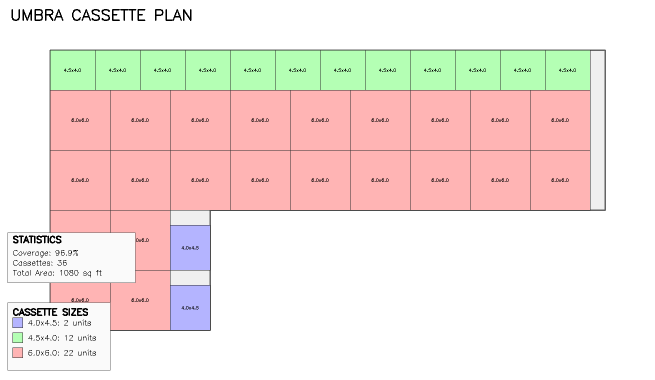
#> input picture --hundred/cassette_layout_hundred.png, 1310 x 760 px (shown at 1/2 size)
$ python run_cassette_system.py
#> lines starting #> are read from the running program, lines starting #| are printed output that depends on the picture; after the words box and inside, x2 and y2 are one past the last pixel; in counts of white or black regions, pixels touching at a corner belong together
#> the answer given: --hundred/cassette_layout_hundred.png
### enhanced_binary_converter.py
#!/usr/bin/env python3
"""
Enhanced Binary Converter
=========================
Converts floor plan images to binary format where green areas (indoor space)
become white and everything else becomes black.
"""

import cv2
import numpy as np
from typing import Tuple, Optional
import logging

logging.basicConfig(level=logging.INFO)
logger = logging.getLogger(__name__)


class EnhancedBinaryConverter:
    """Converts floor plans to binary images for edge detection."""

    def __init__(self):
        """Initialize converter with HSV range for green detection."""
        # HSV range for green areas in floor plans
        self.lower_green = np.array([40, 40, 40])
        self.upper_green = np.array([80, 255, 255])

    def convert_to_binary(self, image_path: str) -> Optional[np.ndarray]:
        """
        Convert floor plan to binary image.

        Args:
            image_path: Path to floor plan image

        Returns:
            Binary image where white=indoor, black=outdoor, or None if error
        """
#> called with image_path = '--hundred/cassette_layout_hundred.png'
        # Load image
        image = cv2.imread(image_path)
#> image is the input picture: shape (760, 1310, 3); mean B, G, R 221.5, 226.8, 242.1
        if image is None:
            logger.error(f"Cannot load image: {image_path}")
            return None

        h, w = image.shape[:2]
        logger.info(f"Processing image: {w}x{h} pixels")

        # Convert to HSV for better color detection
        hsv = cv2.cvtColor(image, cv2.COLOR_BGR2HSV)
#> hsv: shape (760, 1310, 3); mean H, S, V 6.8, 29, 249.4

        # Extract green areas
        green_mask = cv2.inRange(hsv, self.lower_green, self.upper_green)
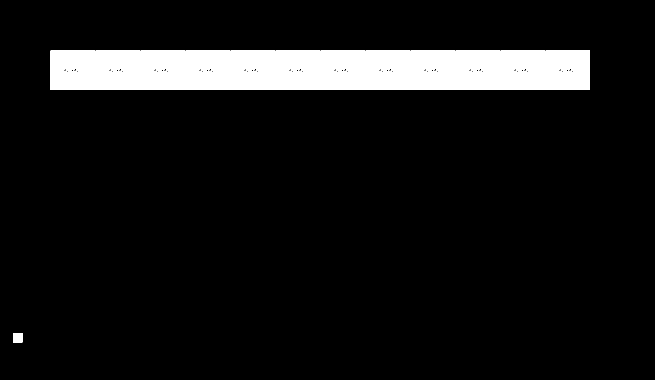
#> green_mask: shape (760, 1310) (shown at 1/2 size); 8.4% white; 13 white regions, largest, box (x1, y1, x2, y2) and area: (101, 101, 190, 180) 6954, (191, 101, 280, 180) 6954, (281, 101, 370, 180) 6954

        # Apply morphological operations to clean up
        green_mask = self._clean_binary_image(green_mask)

        logger.info(f"Binary conversion complete")
        return green_mask

    def _clean_binary_image(self, binary: np.ndarray) -> np.ndarray:
        """
        Clean binary image using morphological operations.

        Args:
            binary: Raw binary image

        Returns:
            Cleaned binary image
        """
        # Define kernel for morphological operations
        kernel = np.ones((5, 5), np.uint8)

        # Closing: fill small gaps and holes
        binary = cv2.morphologyEx(binary, cv2.MORPH_CLOSE, kernel)
#> binary: shape (760, 1310); 8.6% white; 2 white regions

        # Opening: remove small noise
        binary = cv2.morphologyEx(binary, cv2.MORPH_OPEN, kernel)

        return binary

    # [23 lines left out: function get_green_area_bounds, not called in this run]

    def save_binary(self, binary: np.ndarray, output_path: str):
        """
        Save binary image to file.

        Args:
            binary: Binary image to save
            output_path: Path to save image
        """
        cv2.imwrite(output_path, binary)
        logger.info(f"Binary image saved to: {output_path}")

### cardinal_edge_detector.py
#!/usr/bin/env python3
"""
Cardinal Edge Detector
======================
Classifies edges as cardinal directions (N/S/E/W) for perfect polygon closure.
Buildings have right angles - we should respect that.
"""

import cv2
import numpy as np
from typing import List, Tuple, Dict
import logging
import math

logging.basicConfig(level=logging.INFO)
logger = logging.getLogger(__name__)


class CardinalEdge:
    """Edge with cardinal direction classification."""

    def __init__(self, start: Tuple[int, int], end: Tuple[int, int]):
        """
        Initialize edge and determine cardinal direction.

        Args:
            start: (x, y) starting point in pixels
            end: (x, y) ending point in pixels
        """
        self.start = start
        self.end = end
        self.pixel_length = self._calculate_pixel_length()
        self.cardinal_direction = self._determine_cardinal_direction()
        self.measurement = None  # To be filled by user

    def _calculate_pixel_length(self) -> float:
        """Calculate edge length in pixels."""
        dx = self.end[0] - self.start[0]
        dy = self.end[1] - self.start[1]
        return math.sqrt(dx * dx + dy * dy)

    def _determine_cardinal_direction(self) -> str:
        """
        Determine cardinal direction (N/S/E/W) of edge.

        Returns:
            'E' for East (right), 'W' for West (left),
            'S' for South (down), 'N' for North (up)
        """
        dx = self.end[0] - self.start[0]
        dy = self.end[1] - self.start[1]

        # Calculate angle from horizontal
        angle_rad = math.atan2(dy, dx)
        angle_deg = math.degrees(angle_rad)

        # Normalize to 0-360
        if angle_deg < 0:
            angle_deg += 360

        # Classify into cardinal directions with 45-degree tolerance
        # East: -45 to 45 degrees
        if -45 <= angle_deg <= 45 or angle_deg >= 315:
            return 'E'
        # South: 45 to 135 degrees (down in image coordinates)
        elif 45 < angle_deg <= 135:
            return 'S'
        # West: 135 to 225 degrees
        elif 135 < angle_deg <= 225:
            return 'W'
        # North: 225 to 315 degrees (up in image coordinates)
        else:
            return 'N'

    # [9 lines left out: function to_dict, not called in this run]


class CardinalEdgeDetector:
    """Detects edges and classifies them as cardinal directions."""

    def __init__(self, simplification_epsilon: float = 5.0):
        """
        Initialize detector.

        Args:
            simplification_epsilon: Douglas-Peucker epsilon for simplification
        """
        self.simplification_epsilon = simplification_epsilon
        self.edges = []
        self.simplified_contour = None

    def detect_cardinal_edges(self, binary_image: np.ndarray) -> List[CardinalEdge]:
        """
        Detect edges and classify as cardinal directions.

        Args:
            binary_image: Binary image (white=indoor, black=outdoor)

        Returns:
            List of CardinalEdge objects ordered clockwise
        """
        # Find contours
        contours, _ = cv2.findContours(
            binary_image,
            cv2.RETR_EXTERNAL,
            cv2.CHAIN_APPROX_SIMPLE
        )
#> contours = 2 contours; box (x1, y1, x2, y2) and area: (101, 101, 1180, 180) 84084, (26, 666, 45, 685) 324

        if not contours:
            logger.warning("No contours found in binary image")
            return []

        # Get largest contour (main building)
        main_contour = max(contours, key=cv2.contourArea)
#> main_contour = [[101, 101], [101, 179], [1179, 179], [1179, 101]]
        logger.info(f"Main contour has {len(main_contour)} points")

        # Simplify contour
        epsilon = self.simplification_epsilon
        self.simplified_contour = cv2.approxPolyDP(main_contour, epsilon, True)
#> self.simplified_contour = [[101, 101], [101, 179], [1179, 179], [1179, 101]]
        logger.info(f"Simplified to {len(self.simplified_contour)} points")

        # Extract cardinal edges
        self.edges = self._extract_cardinal_edges(self.simplified_contour)

        # Ensure clockwise ordering
        self.edges = self._ensure_clockwise(self.edges)

        # Merge consecutive edges with same direction
        self.edges = self._merge_same_direction_edges(self.edges)

        logger.info(f"Final edge count: {len(self.edges)} cardinal edges")

        return self.edges

    def _extract_cardinal_edges(self, contour: np.ndarray) -> List[CardinalEdge]:
        """
        Extract edges from contour as cardinal edges.

        Args:
            contour: OpenCV contour array

        Returns:
            List of CardinalEdge objects
        """
        edges = []
        num_points = len(contour)
#> num_points = 4

        for i in range(num_points):
            start = tuple(contour[i][0])
            end = tuple(contour[(i + 1) % num_points][0])
            edge = CardinalEdge(start, end)
            edges.append(edge)
#> this loop made 4 passes
#> after the loop, edges = 4 items

        return edges

    def _ensure_clockwise(self, edges: List[CardinalEdge]) -> List[CardinalEdge]:
        """
        Ensure edges are ordered clockwise.

        Args:
            edges: List of edges

        Returns:
            Edges in clockwise order
        """
        # Calculate signed area to determine orientation
        signed_area = 0
        for edge in edges:
            signed_area += (edge.end[0] - edge.start[0]) * (edge.end[1] + edge.start[1])
#> this loop made 4 passes
#> signed_area on passes 2 to 4: 385924, 385924, 168168
#> after the loop, signed_area = 168168

        # If counter-clockwise (positive area), reverse
        if signed_area > 0:
            edges = edges[::-1]
#> edges = 4 items
            # Also reverse each edge's start and end
            for edge in edges:
                edge.start, edge.end = edge.end, edge.start
                # Recalculate cardinal direction after reversal
                edge.cardinal_direction = edge._determine_cardinal_direction()
#> this loop made 4 passes
#> (edge.start, edge.end, dx in _determine_cardinal_direction, dy in _determine_cardinal_direction, angle_rad in _determine_cardinal_direction, angle_deg in _determine_cardinal_direction, edge.cardinal_direction) on passes 1 to 4: ((101, 101), (1179, 101), 1078, 0, 0, 0, 'E'), ((1179, 101), (1179, 179), 0, 78, 1.57, 90, 'S'), ((1179, 179), (101, 179), -1078, 0, 3.14, 180, 'W'), ((101, 179), (101, 101), 0, -78, -1.57, 270, 'N')
            logger.info("Reversed edges to ensure clockwise order")

        return edges

    def _merge_same_direction_edges(self, edges: List[CardinalEdge]) -> List[CardinalEdge]:
        """
        Merge consecutive edges that have the same cardinal direction.

        Args:
            edges: List of cardinal edges

        Returns:
            Merged edge list
        """
        if len(edges) <= 1:
            return edges

        merged = []
        current_edge = edges[0]

        for i in range(1, len(edges)):
            next_edge = edges[i]

            # Check if same direction and connected
            if (current_edge.cardinal_direction == next_edge.cardinal_direction and
                current_edge.end == next_edge.start):
                # Merge edges
                current_edge = CardinalEdge(current_edge.start, next_edge.end)
                logger.debug(f"Merged two {current_edge.cardinal_direction} edges")
            else:
                # Different direction, save current and move to next
                merged.append(current_edge)
                current_edge = next_edge
#> this loop made 3 passes
#> after the loop, merged = 3 items

        # Add last edge
        merged.append(current_edge)

        # Check if first and last can be merged
        if (len(merged) > 1 and
            merged[0].cardinal_direction == merged[-1].cardinal_direction and
            merged[-1].end == merged[0].start):
            # Merge first and last
            new_last = CardinalEdge(merged[-1].start, merged[0].end)
            merged = [new_last] + merged[1:-1]
            logger.debug(f"Merged first and last {new_last.cardinal_direction} edges")

        return merged

    # [91 lines left out: function visualize_cardinal_edges, not called in this run]

### interactive_cardinal_mapper.py
#!/usr/bin/env python3
"""
Interactive Cardinal Edge Mapper with Visual Display
=====================================================
Shows the numbered edges visualization to the user while collecting measurements.
Uses matplotlib to display the image alongside the terminal.
"""

import cv2
import numpy as np
from typing import List, Dict, Tuple, Optional
import logging
import matplotlib.pyplot as plt
from matplotlib.patches import Rectangle
import matplotlib.patches as mpatches
from cardinal_edge_detector import CardinalEdge

logging.basicConfig(level=logging.INFO)
logger = logging.getLogger(__name__)


class InteractiveCardinalMapper:
    """Interactive mapper that displays edges while collecting measurements."""

    def __init__(self, edges: List[CardinalEdge], image: np.ndarray):
        """
        Initialize interactive mapper.

        Args:
            edges: List of CardinalEdge objects
            image: Binary or original image for display
        """
        self.edges = edges
        self.image = image
        self.measurements = {}
        self.scale_factor = None
        self.display_image = None
        self.fig = None
        self.ax = None

    def show_edges_with_matplotlib(self, save_path: str = None) -> None:
        """
        Display numbered edges using matplotlib for interactive viewing.

        Args:
            save_path: Optional path to save the visualization
        """
#> called with save_path = 'numbered_cardinal_edges.png'
        # Create display image
        if len(self.image.shape) == 2:
            display = cv2.cvtColor(self.image, cv2.COLOR_GRAY2BGR)
#> display: shape (760, 1310, 3); 8.6% white; 2 white regions, box (x1, y1, x2, y2) and area: (101, 101, 1180, 180) 85241, (26, 666, 45, 685) 361
        else:
            display = self.image.copy()

        # Direction colors
        colors = {
            'E': (0, 0, 255),    # Red in BGR
            'W': (255, 0, 255),  # Magenta in BGR
            'N': (0, 255, 0),    # Green in BGR
            'S': (255, 0, 0)     # Blue in BGR
        }

        # Draw edges with numbers
        for i, edge in enumerate(self.edges):
            color = colors[edge.cardinal_direction]

            # Draw edge line
            cv2.line(display, edge.start, edge.end, color, 3)

            # Calculate midpoint
            mid_x = (edge.start[0] + edge.end[0]) // 2
            mid_y = (edge.start[1] + edge.end[1]) // 2

            # Create label with edge number and direction
            label = f"{i}:{edge.cardinal_direction}"
            font = cv2.FONT_HERSHEY_SIMPLEX
            font_scale = 0.8
            thickness = 2

            # Get text size for background
            (text_width, text_height), _ = cv2.getTextSize(label, font, font_scale, thickness)

            # Draw white background for text
            cv2.rectangle(display,
                         (mid_x - text_width // 2 - 5, mid_y - text_height // 2 - 5),
                         (mid_x + text_width // 2 + 5, mid_y + text_height // 2 + 5),
                         (255, 255, 255), -1)

            # Draw text
            cv2.putText(display, label,
                       (mid_x - text_width // 2, mid_y + text_height // 2),
                       font, font_scale, (0, 0, 0), thickness)

            # Draw arrow to show direction
            arrow_length = 30
            arrow_color = (255, 255, 0)  # Yellow for arrows

            # Calculate arrow position
            if edge.cardinal_direction == 'E':
                arrow_start = (edge.end[0] - arrow_length, edge.end[1])
                arrow_end = edge.end
            elif edge.cardinal_direction == 'W':
                arrow_start = (edge.start[0] + arrow_length, edge.start[1])
                arrow_end = edge.start
            elif edge.cardinal_direction == 'N':
                arrow_start = (edge.start[0], edge.start[1] + arrow_length)
                arrow_end = edge.start
            else:  # South
                arrow_start = (edge.end[0], edge.end[1] - arrow_length)
                arrow_end = edge.end

            cv2.arrowedLine(display, arrow_start, arrow_end, arrow_color, 2, tipLength=0.3)
#> this loop made 4 passes
#> (color, mid_x, mid_y, label, text_width, arrow_start, arrow_end) on passes 1 to 4: ((0, 0, 255), 640, 101, '0:E', 41, (1149, 101), (1179, 101)), ((255, 0, 0), 1179, 140, '1:S', 42, (1179, 149), (1179, 179)), ((255, 0, 255), 640, 179, '2:W', 45, (1209, 179), (1179, 179)), ((0, 255, 0), 101, 140, '3:N', 44, (101, 209), (101, 179))
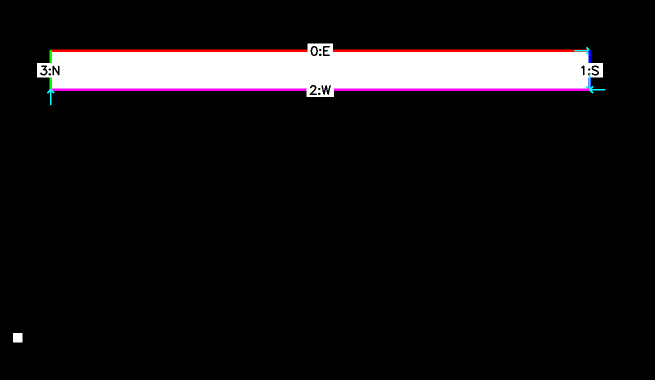
#> display: shape (760, 1310, 3) (shown at 1/2 size); mean B, G, R 22.2, 20.9, 23.3

        # Add title and legend
        cv2.putText(display, "NUMBERED EDGES - Cardinal Directions",
                   (10, 30), cv2.FONT_HERSHEY_SIMPLEX, 1.0, (255, 255, 255), 2)

        # Add legend
        legend_y = 60
        cv2.putText(display, "Colors: E=Red, W=Magenta, N=Green, S=Blue",
                   (10, legend_y), cv2.FONT_HERSHEY_SIMPLEX, 0.7, (255, 255, 255), 2)
#> (the rest of the program and of its run is left out)
